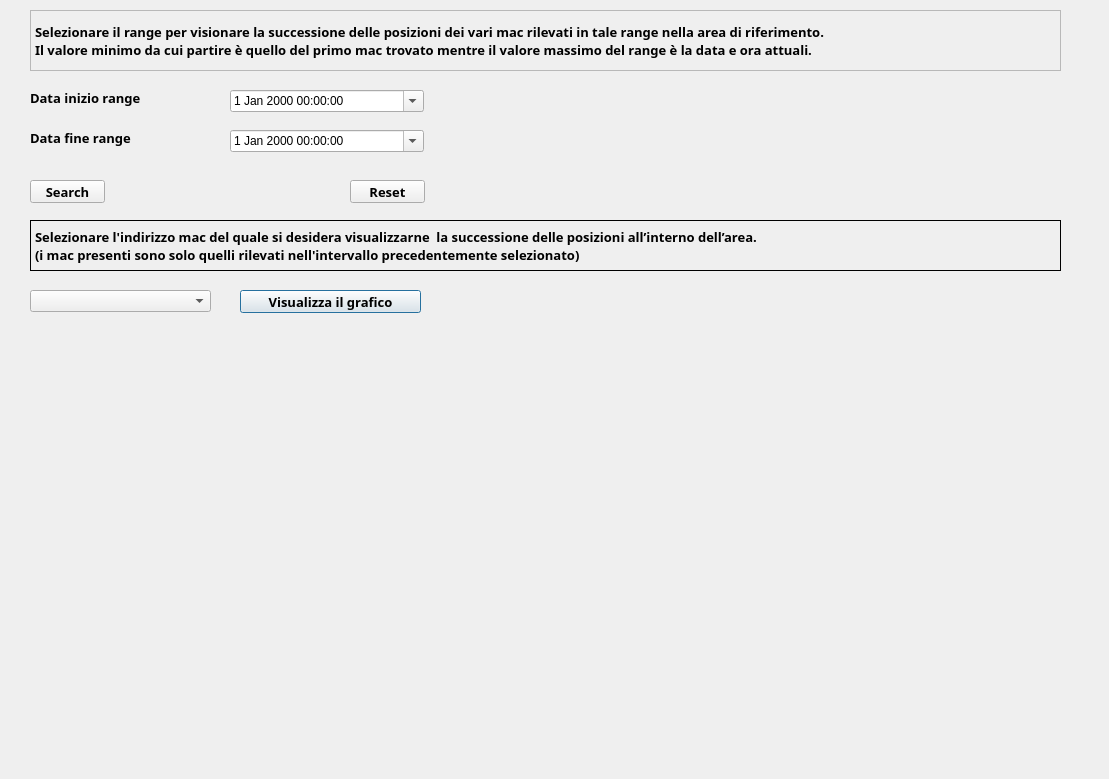
<?xml version="1.0" encoding="UTF-8"?>
<ui version="4.0">
 <class>Plot3</class>
 <widget class="QDialog" name="Plot3">
  <property name="geometry">
   <rect>
    <x>0</x>
    <y>0</y>
    <width>1109</width>
    <height>779</height>
   </rect>
  </property>
  <property name="windowTitle">
   <string>Terzo Grafico</string>
  </property>
  <widget class="QComboBox" name="comboBox">
   <property name="geometry">
    <rect>
     <x>30</x>
     <y>290</y>
     <width>181</width>
     <height>22</height>
    </rect>
   </property>
  </widget>
  <widget class="QPushButton" name="pushButton">
   <property name="geometry">
    <rect>
     <x>240</x>
     <y>290</y>
     <width>181</width>
     <height>23</height>
    </rect>
   </property>
   <property name="font">
    <font>
     <family>Source Code Pro</family>
     <pointsize>10</pointsize>
     <weight>75</weight>
     <bold>true</bold>
    </font>
   </property>
   <property name="text">
    <string>Visualizza il grafico</string>
   </property>
  </widget>
  <widget class="QDateTimeEdit" name="To_2">
   <property name="geometry">
    <rect>
     <x>230</x>
     <y>130</y>
     <width>194</width>
     <height>22</height>
    </rect>
   </property>
   <property name="acceptDrops">
    <bool>true</bool>
   </property>
   <property name="buttonSymbols">
    <enum>QAbstractSpinBox::PlusMinus</enum>
   </property>
   <property name="calendarPopup">
    <bool>true</bool>
   </property>
  </widget>
  <widget class="QDateTimeEdit" name="From_2">
   <property name="enabled">
    <bool>true</bool>
   </property>
   <property name="geometry">
    <rect>
     <x>230</x>
     <y>90</y>
     <width>194</width>
     <height>22</height>
    </rect>
   </property>
   <property name="acceptDrops">
    <bool>true</bool>
   </property>
   <property name="buttonSymbols">
    <enum>QAbstractSpinBox::PlusMinus</enum>
   </property>
   <property name="calendarPopup">
    <bool>true</bool>
   </property>
  </widget>
  <widget class="QPushButton" name="Search_2">
   <property name="geometry">
    <rect>
     <x>30</x>
     <y>180</y>
     <width>75</width>
     <height>23</height>
    </rect>
   </property>
   <property name="font">
    <font>
     <family>Source Code Pro</family>
     <pointsize>10</pointsize>
     <weight>75</weight>
     <bold>true</bold>
    </font>
   </property>
   <property name="text">
    <string>Search</string>
   </property>
  </widget>
  <widget class="QLabel" name="label_6">
   <property name="geometry">
    <rect>
     <x>30</x>
     <y>130</y>
     <width>131</width>
     <height>16</height>
    </rect>
   </property>
   <property name="font">
    <font>
     <family>Source Code Pro</family>
     <pointsize>10</pointsize>
     <weight>75</weight>
     <bold>true</bold>
    </font>
   </property>
   <property name="text">
    <string>Data fine range</string>
   </property>
  </widget>
  <widget class="QLabel" name="label_5">
   <property name="geometry">
    <rect>
     <x>30</x>
     <y>90</y>
     <width>151</width>
     <height>16</height>
    </rect>
   </property>
   <property name="font">
    <font>
     <family>Source Code Pro</family>
     <pointsize>10</pointsize>
     <weight>75</weight>
     <bold>true</bold>
    </font>
   </property>
   <property name="text">
    <string>Data inizio range</string>
   </property>
  </widget>
  <widget class="QPushButton" name="Reset_2">
   <property name="geometry">
    <rect>
     <x>350</x>
     <y>180</y>
     <width>75</width>
     <height>23</height>
    </rect>
   </property>
   <property name="font">
    <font>
     <family>Source Code Pro</family>
     <pointsize>10</pointsize>
     <weight>75</weight>
     <bold>true</bold>
    </font>
   </property>
   <property name="text">
    <string>Reset</string>
   </property>
  </widget>
  <widget class="QLabel" name="label_2">
   <property name="geometry">
    <rect>
     <x>30</x>
     <y>220</y>
     <width>1031</width>
     <height>51</height>
    </rect>
   </property>
   <property name="font">
    <font>
     <family>Source Code Pro</family>
     <pointsize>10</pointsize>
     <weight>75</weight>
     <bold>true</bold>
    </font>
   </property>
   <property name="frameShape">
    <enum>QFrame::Panel</enum>
   </property>
   <property name="text">
    <string>Selezionare l'indirizzo mac del quale si desidera visualizzarne  la successione delle posizioni all’interno dell’area.
(i mac presenti sono solo quelli rilevati nell'intervallo precedentemente selezionato)</string>
   </property>
  </widget>
  <widget class="QLabel" name="label_4">
   <property name="geometry">
    <rect>
     <x>30</x>
     <y>10</y>
     <width>1031</width>
     <height>61</height>
    </rect>
   </property>
   <property name="font">
    <font>
     <family>Source Code Pro</family>
     <pointsize>10</pointsize>
     <weight>75</weight>
     <bold>true</bold>
    </font>
   </property>
   <property name="frameShape">
    <enum>QFrame::StyledPanel</enum>
   </property>
   <property name="text">
    <string>Selezionare il range per visionare la successione delle posizioni dei vari mac rilevati in tale range nella area di riferimento. 
Il valore minimo da cui partire è quello del primo mac trovato mentre il valore massimo del range è la data e ora attuali.</string>
   </property>
  </widget>
  <widget class="QCustomPlot" name="customPlot_3" native="true">
   <property name="enabled">
    <bool>false</bool>
   </property>
   <property name="geometry">
    <rect>
     <x>40</x>
     <y>340</y>
     <width>1001</width>
     <height>401</height>
    </rect>
   </property>
  </widget>
 </widget>
 <customwidgets>
  <customwidget>
   <class>QCustomPlot</class>
   <extends>QWidget</extends>
   <header>qcustomplot.h</header>
   <container>1</container>
  </customwidget>
 </customwidgets>
 <resources/>
 <connections/>
</ui>
